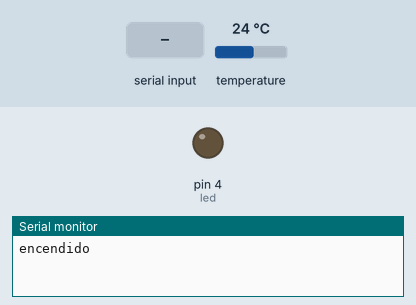
This sketch was run on a simulated Arduino Uno, built with avr-gcc and run on an emulated ATmega328P. Shown: output pins drawn as LEDs (lit = HIGH), the last lines printed to the serial monitor. Inputs (shaded band) come from the test bench; at power-on: temperature 24 °C.

Above: at 1.8 s.
1.9 s: "1" received over the second serial link
At 3.5 s:
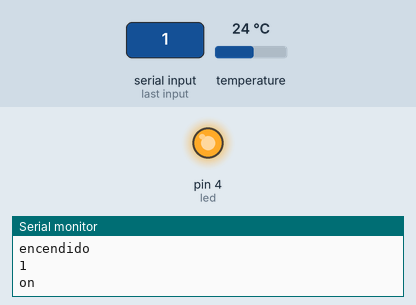
3.8 s: "2" received over the second serial link
At 5.1 s:
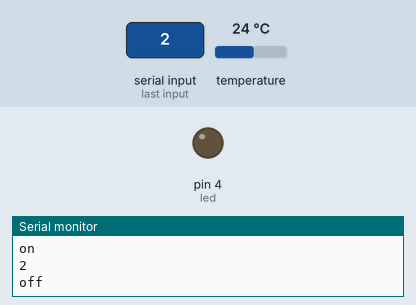
Timing chart, 0 to 6.8 s (numbered marks = the images above; inputs shaded):
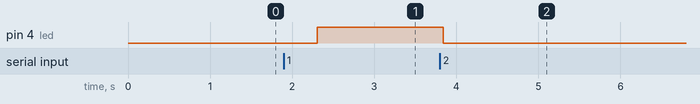

Measured:
- after the input at 1.9 s, pin 4 (led): LOW → HIGH after 0.40 s
- after the input at 3.8 s, pin 4 (led): HIGH → LOW at once

The sketch:

aplicacion_blue.ino
```cpp
#include <SoftwareSerial.h>
#include <DallasTemperature.h>
#include <OneWire.h>
#define led 4
SoftwareSerial bluet(10,11);
OneWire ourWire(2);
DallasTemperature
sensor_temp(&ourWire);

void setup() {
 pinMode(led, OUTPUT);
 Serial.begin(9600);
 Serial.println("encendido");
 bluet.begin(9600);
}
char receptor;
void loop() {
sensor_temp.requestTemperatures();
float temp=
sensor_temp.getTempCByIndex(0);
if(bluet.available()){
receptor=bluet.read();
Serial.println(receptor);

if(receptor == '1'){
Serial.println("on");
digitalWrite(led,HIGH);
}

if(receptor == '2'){
Serial.println("off");
digitalWrite(led,LOW);
}
}
if(Serial.available()){
Serial.write(Serial.read());
}
bluet.print(temp);
}
```
